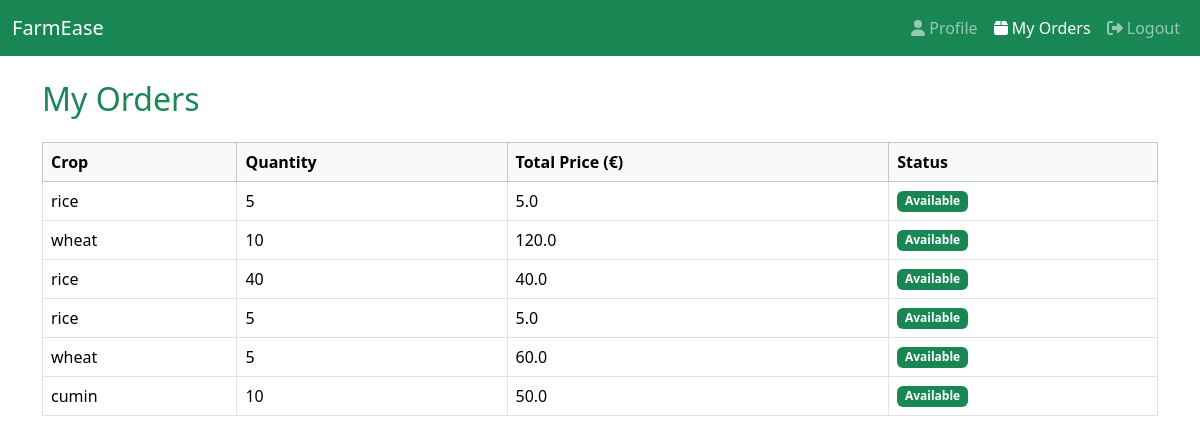
/my-orders/ (signed in), run on the app's committed database.
### main/models.py (models this page shows, shortened)
class Order(models.Model):
    buyer = models.ForeignKey(User, on_delete=models.CASCADE, related_name="orders")
    crop = models.ForeignKey(Crop, on_delete=models.CASCADE)
    quantity = models.IntegerField()
    total_price = models.FloatField()
    created_at = models.DateTimeField(auto_now_add=True)

class Crop(models.Model):
    owner = models.ForeignKey(User, on_delete=models.CASCADE, null=True, blank=True)
    crop_name = models.CharField(max_length=100)
    crop_type = models.CharField(max_length=100)
    quantity = models.IntegerField()
    price_per_unit = models.FloatField()
    description = models.TextField(blank=True, null=True)
    created_at = models.DateTimeField(auto_now_add=True)
    sold = models.BooleanField(default=False)

### main/views.py (the view)
# urls.py: path("my-orders/", views.my_orders, name="my_orders"),
def my_orders(request):
    if not request.user.is_authenticated:
        return redirect('user_login')
    profile = getattr(request.user, 'profile', None)
    role = profile.role if profile else 'buyer'
    if role == 'seller':
        orders = Order.objects.filter(crop__owner=request.user)
    else:
        orders = Order.objects.filter(buyer=request.user)
    return render(request, 'my_orders.html', {
        "orders": orders,
        "role": role
    })

### main/templates/my_orders.html (shortened to what this page needs)
{% block content %}
<link href="https://cdn.jsdelivr.net/npm/bootstrap@5.3.2/dist/css/bootstrap.min.css" rel="stylesheet">
<nav class="navbar navbar-expand-lg navbar-dark bg-success mb-4">
  <div class="container-fluid">
    <a class="navbar-brand" href="{% url 'dashboard' %}">FarmEase</a>
    <div class="collapse navbar-collapse justify-content-end">
      <ul class="navbar-nav">
        <li class="nav-item">
          <a class="nav-link" href="{% url 'profile' %}"><i class="fas fa-user"></i> Profile</a>
        </li>
        <li class="nav-item">
          <a class="nav-link active" href="{% url 'my_orders' %}"><i class="fas fa-box"></i> My Orders</a>
        </li>
        <li class="nav-item">
          <a class="nav-link" href="{% url 'user_logout' %}"><i class="fas fa-sign-out-alt"></i> Logout</a>
        </li>
      </ul>
    </div>
  </div>
</nav>
<div class="container">
    <h2 class="mb-4 text-success">My Orders</h2>
    {% if orders %}
    <div class="table-responsive">
        <table class="table table-hover table-bordered align-middle">
            <thead class="table-light">
                <tr>
                    <th>Crop</th>
                    <th>Quantity</th>
                    <th>Total Price (€)</th>
                    <th>Status</th>
                </tr>
            </thead>
            <tbody>
                {% for order in orders %}
                <tr>
                    <td>{{ order.crop.crop_name }}</td>
                    <td>{{ order.quantity }}</td>
                    <td>{{ order.total_price }}</td>
                    <td>
                        {% if order.crop.sold %}
                            <span class="badge bg-danger">Sold Out</span>
                        {% else %}
                            <span class="badge bg-success">Available</span>
                        {% endif %}
                    </td>
                </tr>
                {% endfor %}
            </tbody>
        </table>
    </div>
    {% else %}
    <p class="text-muted">No orders found.</p>
    {% endif %}
</div>
{% endblock %}

### data on the page
Order: crop.crop_name "rice", quantity "5", total_price "5.0", shows "Available"
Order: crop.crop_name "wheat", quantity "10", total_price "120.0", shows "Available"
Order: crop.crop_name "rice", quantity "40", total_price "40.0", shows "Available"
Order: crop.crop_name "rice", quantity "5", total_price "5.0", shows "Available"
Order: crop.crop_name "wheat", quantity "5", total_price "60.0", shows "Available"
Order: crop.crop_name "cumin", quantity "10", total_price "50.0", shows "Available"
